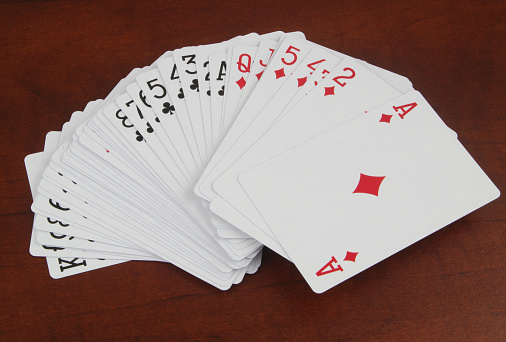
#> input picture dataset/remi.jpg, 506 x 342 px
$ jupyter execute praktik.ipynb   (older library calls are emulated)
#> lines starting #> are read from the running program, lines starting #| are printed output that depends on the picture; after the words box and inside, x2 and y2 are one past the last pixel; in counts of white or black regions, pixels touching at a corner belong together
### pengolah_citra/langkah3_tepi.py
import cv2
import numpy as np

def deteksi_sobel(img_gray, ksize=3, edge_thresh=0):
    """
    Melakukan deteksi tepi menggunakan operator Sobel.
    """
    sobel_x = cv2.Sobel(img_gray, cv2.CV_64F, 1, 0, ksize=ksize)
    sobel_y = cv2.Sobel(img_gray, cv2.CV_64F, 0, 1, ksize=ksize)
    sobel_combined = np.uint8(cv2.magnitude(sobel_x, sobel_y))

    if edge_thresh > 0:
        sobel_combined = np.where(sobel_combined >= edge_thresh, sobel_combined, 0).astype(np.uint8)

    return sobel_combined

def deteksi_prewitt(img_gray, edge_thresh=0):
    """
    Melakukan deteksi tepi menggunakan operator Prewitt.
    """
    kernelx = np.array([[1, 1, 1], [0, 0, 0], [-1, -1, -1]])
    kernely = np.array([[-1, 0, 1], [-1, 0, 1], [-1, 0, 1]])

    prewitt_x = cv2.filter2D(img_gray, cv2.CV_64F, kernelx)
    prewitt_y = cv2.filter2D(img_gray, cv2.CV_64F, kernely)
    prewitt_combined = np.uint8(cv2.magnitude(prewitt_x, prewitt_y))

    if edge_thresh > 0:
        prewitt_combined = np.where(prewitt_combined >= edge_thresh, prewitt_combined, 0).astype(np.uint8)

    return prewitt_combined

### pengolah_citra/langkah4_segmentasi.py
import cv2
import numpy as np

def proses_segmentasi(img_gray, img_rgb, use_otsu=True, manual_thresh=127,
                      use_inverse=False, min_area=50, max_area=15000):
    """
    Melakukan segmentasi citra menggunakan thresholding dan pencarian kontur hirarkis.
    """
    # 1. Thresholding
    base_flag = cv2.THRESH_BINARY_INV if use_inverse else cv2.THRESH_BINARY

    if use_otsu:
        ret, thresh_img = cv2.threshold(img_gray, 0, 255, base_flag + cv2.THRESH_OTSU)
    else:
        ret, thresh_img = cv2.threshold(img_gray, manual_thresh, 255, base_flag)
        ret = manual_thresh

    # 2. Cari kontur dengan hirarki
    contours, hierarchy = cv2.findContours(thresh_img, cv2.RETR_TREE, cv2.CHAIN_APPROX_SIMPLE)

    # 3. Filter simbol
    img_symbols_mask = np.zeros_like(img_gray)
    symbol_count = 0
    if hierarchy is not None:
        for i, contour in enumerate(contours):
            parent_idx = hierarchy[0][i][3]
            area = cv2.contourArea(contour)
            if parent_idx >= 0 and min_area < area < max_area:
                cv2.drawContours(img_symbols_mask, [contour], -1, 255, -1)
                symbol_count += 1

    # 4. Terapkan mask ke citra RGB
    img_segmented_symbols = cv2.bitwise_and(img_rgb, img_rgb, mask=img_symbols_mask)

    return ret, thresh_img, symbol_count, img_segmented_symbols

### pengolah_citra/langkah1_grayscale.py
import cv2
import numpy as np

def proses_grayscale(img_gray, brightness=0, contrast=1.0):
    """
    Mengatur kecerahan dan kontras pada citra grayscale.

    Parameters:
    - img_gray: Citra grayscale (numpy array)
    - brightness: Nilai kecerahan (-127 s/d 127)
    - contrast: Nilai kontras (0.1 s/d 3.0)

    Returns:
    - Citra grayscale yang telah diatur brightness & contrast-nya
    """
    # Gunakan convertScaleAbs untuk mengatur contrast (alpha) dan brightness (beta)
    img_gray_adjusted = cv2.convertScaleAbs(img_gray, alpha=contrast, beta=brightness)
    return img_gray_adjusted

### praktik.ipynb
# Praktik Pengolahan Citra Digital
**Segmentasi Simbol Sekop ♠, Hati ♥, Wajik ♦, dan Keriting ♣ pada Kartu Remi**

[cell 1]
import cv2
import numpy as np
import matplotlib.pyplot as plt

# Import modul pengolah_citra
from pengolah_citra.langkah1_grayscale import proses_grayscale
from pengolah_citra.langkah2_geometri import proses_geometri
from pengolah_citra.langkah3_tepi import deteksi_sobel, deteksi_prewitt
from pengolah_citra.langkah4_segmentasi import proses_segmentasi

def show_images(images, titles, max_cols=3):
    n = len(images)
    cols = min(n, max_cols)
    rows = (n + cols - 1) // cols
    plt.figure(figsize=(5 * cols, 5 * rows))
    for i in range(n):
        plt.subplot(rows, cols, i + 1)
        if len(images[i].shape) == 3:
            plt.imshow(images[i])
        else:
            plt.imshow(images[i], cmap='gray')
        plt.title(titles[i])
        plt.axis('off')
    plt.tight_layout()
    plt.show()

### Langkah 1: Upload dan Konversi Grayscale
Memuat gambar, mengubah ke grayscale, serta mengatur Brightness dan Contrast.

[cell 2]
# 0. Load Gambar
image_path = 'dataset/remi.jpg'
img_bgr = cv2.imread(image_path)
#> img_bgr is the input picture: shape (342, 506, 3); mean B, G, R 112.6, 118.4, 143.4
img_rgb = cv2.cvtColor(img_bgr, cv2.COLOR_BGR2RGB)
img_gray = cv2.cvtColor(img_bgr, cv2.COLOR_BGR2GRAY)
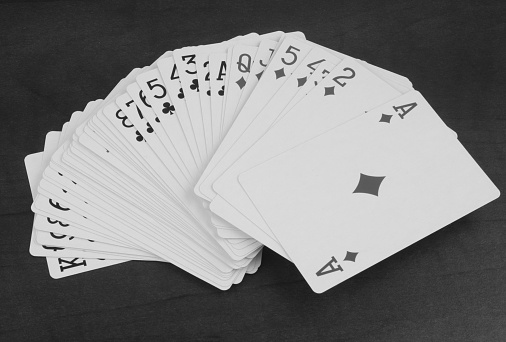
#> img_gray: shape (342, 506); min 8, max 246, mean 125.2

brightness = 0
contrast = 1.0

# === PAKAI MODUL ===
img_gray_adjusted = proses_grayscale(img_gray, brightness=brightness, contrast=contrast)

show_images(
    [img_rgb, img_gray_adjusted],
    ['Citra Asli (RGB)', f'Grayscale Adjusted (B={brightness}, C={contrast})']
)
#> in show_images, `n = len(images)`: n = 2
#> in show_images, `rows = (n + cols - 1) // cols`: rows = 1
#> in show_images, `plt.show()`:
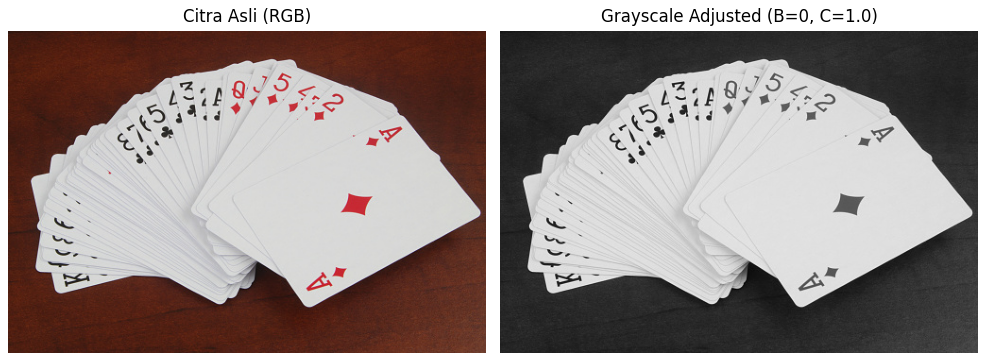
#> figure drawn by matplotlib, 2 panels

### Langkah 2: Operasi Geometri Citra
Hanya menggunakan Cropping dan Flipping berdasarkan instruksi yang diperbarui.

[cell 3]
# Input dari Langkah 1
img_gray_input = img_gray_adjusted.copy()
img_rgb_input = img_rgb.copy()

h, w = img_gray_input.shape[:2]
#> h = 342; w = 506

# Pengaturan Geometri
# 1. Cropping
start_y, end_y = 0, h
#> start_y = 0; end_y = 342
start_x, end_x = 0, w
#> start_x = 0; end_x = 506

if start_y < end_y and start_x < end_x:
    img_gray_input = img_gray_input[start_y:end_y, start_x:end_x]
    img_rgb_input = img_rgb_input[start_y:end_y, start_x:end_x]

# 2. Flipping (0: Vertikal, 1: Horizontal, -1: Keduanya, None: Tidak ada)
flip_mode = None

if flip_mode is not None:
    img_gray_input = cv2.flip(img_gray_input, flip_mode)
    img_rgb_input = cv2.flip(img_rgb_input, flip_mode)

# Simpan output ke variabel output langkah 2
img_gray_geo = img_gray_input
img_rgb_geo = img_rgb_input

show_images([img_rgb_geo, img_gray_geo], ['RGB Geometri', 'Grayscale Geometri'])

### Langkah 3: Deteksi Tepi Dinamis
Pilih salah satu metode deteksi tepi (Sobel ATAU Prewitt). Hasil garis tepi ini akan **diteruskan menjadi input Tahap 4**.

[cell 4]
gray_edge_input = img_gray_geo

ksize       = 3    # ukuran kernel Sobel: 3, 5, atau 7
edge_thresh = 0    # threshold noise (0 = tampilkan semua tepi)

# === PAKAI MODUL ===
sobel_combined = deteksi_sobel(gray_edge_input, ksize=ksize, edge_thresh=edge_thresh)
#> in deteksi_sobel, `sobel_x = cv2.Sobel(img_gray, cv2.CV_64F, 1, 0, ksize=ksize)`:
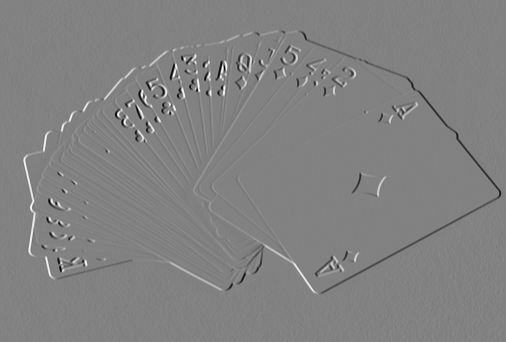
#> sobel_x: shape (342, 506) float64; min -824, max 794, mean 0.2; drawn with min black and max white
#> in deteksi_sobel, `sobel_y = cv2.Sobel(img_gray, cv2.CV_64F, 0, 1, ksize=ksize)`:
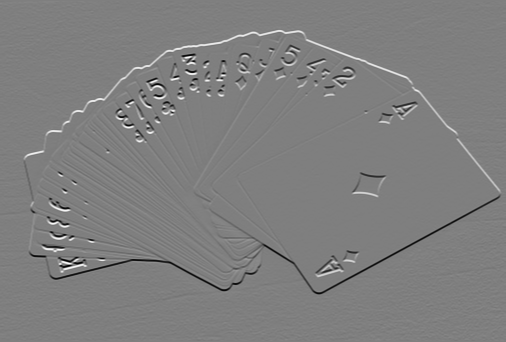
#> sobel_y: shape (342, 506) float64; min -832, max 836, mean 0.2; drawn with min black and max white
#> in deteksi_sobel, `sobel_combined = np.uint8(cv2.magnitude(sobel_x, sobel_y))`:
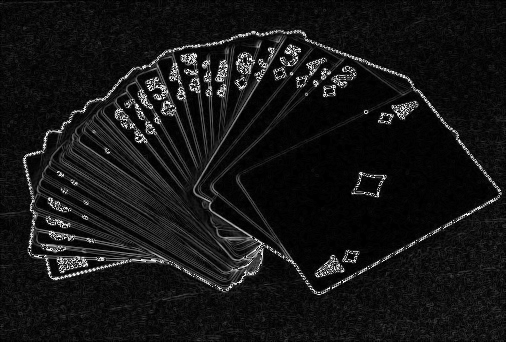
#> sobel_combined: shape (342, 506); min 0, max 255, mean 21.7
prewitt_combined = deteksi_prewitt(gray_edge_input, edge_thresh=edge_thresh)
#> in deteksi_prewitt, `prewitt_x = cv2.filter2D(img_gray, cv2.CV_64F, kernelx)`:
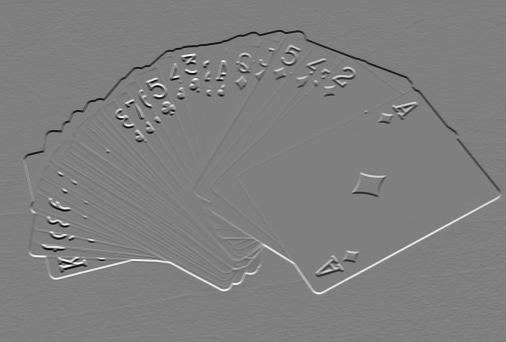
#> prewitt_x: shape (342, 506) float64; min -620, max 618, mean -0.1; drawn with min black and max white
#> in deteksi_prewitt, `prewitt_combined = np.uint8(cv2.magnitude(prewitt_x, prewitt_y))`:
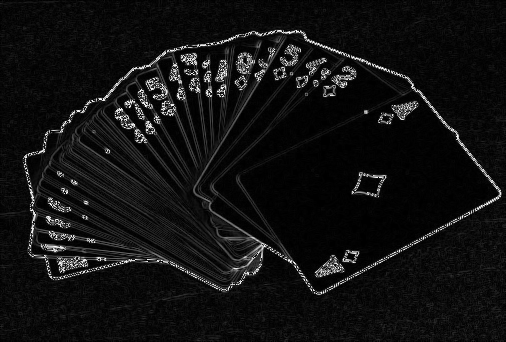
#> prewitt_combined: shape (342, 506); min 0, max 255, mean 17.3

show_images(
    [sobel_combined, prewitt_combined],
    [f'Deteksi Tepi: Sobel (kernel={ksize}, threshold={edge_thresh})',
     f'Deteksi Tepi: Prewitt (threshold={edge_thresh})']
)

### Langkah 4: Segmentasi dari Garis Tepi
Mengambil gambar **garis tepi** dari Langkah 3, lalu menambal (fill) konturnya menjadi area solid, dan mengekstrak warna simbol dari RGB asli.

[cell 5]
gray_seg_input = img_gray_geo
rgb_seg_input  = img_rgb_geo

use_otsu       = True
manual_thresh  = 127
use_inverse    = False
min_area       = 50
max_area       = 15000

# === PAKAI MODUL ===
ret, thresh_img, symbol_count, img_segmented_symbols = proses_segmentasi(
    gray_seg_input, rgb_seg_input,
    use_otsu=use_otsu, manual_thresh=manual_thresh, use_inverse=use_inverse,
    min_area=min_area, max_area=max_area
)
#> in proses_segmentasi, `ret, thresh_img = cv2.threshold(img_gray, 0, 255, base_flag + cv2.THRE..`:
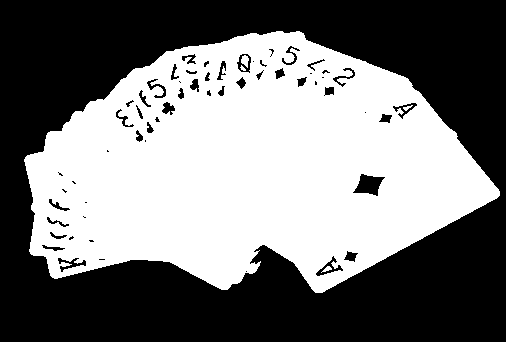
#> thresh_img: shape (342, 506); 47.3% white; 5 white regions (1 under 20 px)
#> in proses_segmentasi, `ret, thresh_img = cv2.threshold(img_gray, 0, 255, base_flag + cv2.THRE..`: ret = 129
#> in proses_segmentasi, `contours, hierarchy = cv2.findContours(thresh_img, cv2.RETR_TREE, cv2...`: contours = 70 contours, 27 with area under 20; largest, box (x1, y1, x2, y2) and area: (24, 31, 500, 293) 84094, (352, 173, 386, 197) 448, (236, 53, 252, 74) 228, (315, 255, 344, 277) 224, (57, 257, 87, 273) 196
#> the loop in proses_segmentasi, `for i, contour in enumerate(contours):` made 70 passes
#> (parent_idx, area) on passes 1, 4, 5, 6, 7, 8, 11, 13, 16, 19, 24, 25: (-1, 84093.5), (0, 196), (0, 223.5), (4, 22.5), (0, 105), (0, 80.5), (0, 63), (0, 83.5), (0, 99), (0, 447.5), (0, 64), (0, 59)
#> after the loop in proses_segmentasi, `for i, contour in enumerate(contours):`:
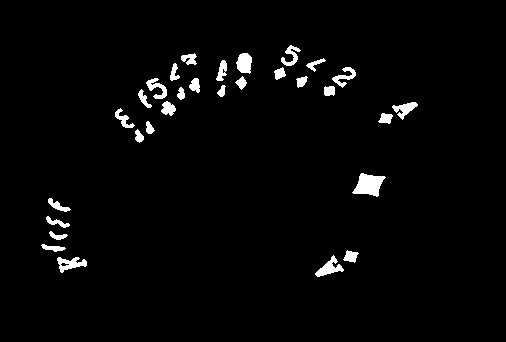
#> img_symbols_mask: shape (342, 506); 2.5% white; 30 white regions, largest, box (x1, y1, x2, y2) and area: (352, 173, 386, 197) 492, (315, 255, 344, 277) 264, (236, 53, 252, 74) 256
#> after the loop in proses_segmentasi, `for i, contour in enumerate(contours):`: symbol_count = 31
#> in proses_segmentasi, `img_segmented_symbols = cv2.bitwise_and(img_rgb, img_rgb, mask=img_sym..`:
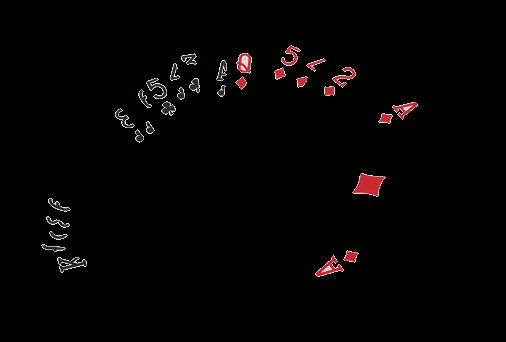
#> img_segmented_symbols: shape (342, 506, 3); mean R, G, B 4.1, 2.7, 2.7
#> ret = 129; symbol_count = 31

print(f'Threshold digunakan: {ret}')
#| Threshold digunakan: 129.0
print(f'Kontur simbol terdeteksi: {symbol_count}')
#| Kontur simbol terdeteksi: 31

show_images(
    [thresh_img, img_segmented_symbols],
    [f'Threshold={ret:.0f} | {"Inverse" if use_inverse else "Normal"}',
     f'Segmentasi Simbol ({symbol_count} kontur)']
)
